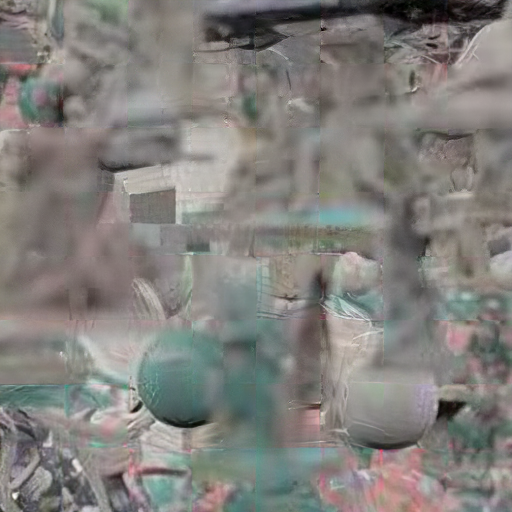
#> input picture cg_results_ESRGAN/converted-100resized_rlt.png, 512 x 512 px, given as the content of the folder /home/lixm/Desktop/ESRGAN/CGgraph/CGHR, which was not available
$ python calculate_PSNR_SSIM.py
#> lines starting #> are read from the running program, lines starting #| are printed output that depends on the picture; long printed decimals are rounded; pictures that were not available may be replaced by others from this repository, and a replacement may not be noted
'''
calculate the PSNR and SSIM.
same as MATLAB's results
'''
import os
import math
import numpy as np
import cv2
import glob


def main():
    # Configurations

    # GT - Ground-truth;
    # Gen: Generated / Restored / Recovered images
    #CG graph path
    folder_GT = '/home/lixm/Desktop/ESRGAN/CGgraph/CGHR'
    #ESRGAN results path
    folder_Gen = '/home/lixm/Desktop/ESRGAN/CGgraph/cg_results_ESRGAN'
    #SRGAN results path
    #folder_Gen = '/home/lixm/Desktop/ESRGAN/CGgraph/cg_results_PSNR'

    #2K resolution images graph path
    #folder_GT = '/home/lixm/Desktop/ESRGAN/2KRes/HR'
    #ESRGAN results path
    #folder_Gen = '/home/lixm/Desktop/ESRGAN/2KRes/2K_results_ESRGAN'
    #SRGAN results path
    #folder_Gen = 'home/lixm/Desktop/ESRGAN/2KRes/2K_results_PSNR'


    crop_border = 4
    suffix = ''  # suffix for Gen images
    test_Y = False  # True: test Y channel only; False: test RGB channels

    PSNR_all = []
    SSIM_all = []
    img_list = sorted(glob.glob(folder_GT + '/*'))

    if test_Y:
        print('Testing Y channel.')
    else:
        print('Testing RGB channels.')

    for i, img_path in enumerate(img_list):
        base_name = os.path.splitext(os.path.basename(img_path))[0]
        im_GT = cv2.imread(img_path) / 255.
        im_Gen = cv2.imread(os.path.join(folder_Gen, base_name + suffix + '.png')) / 255.

        if test_Y and im_GT.shape[2] == 3:  # evaluate on Y channel in YCbCr color space
            im_GT_in = bgr2ycbcr(im_GT)
            im_Gen_in = bgr2ycbcr(im_Gen)
        else:
            im_GT_in = im_GT
            im_Gen_in = im_Gen

        # crop borders
        if im_GT_in.ndim == 3:
            cropped_GT = im_GT_in[crop_border:-crop_border, crop_border:-crop_border, :]
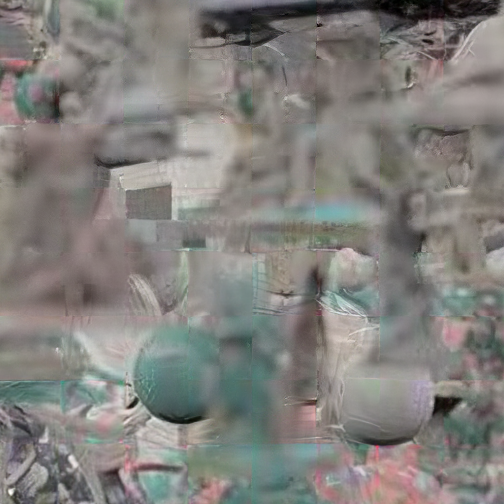
#> cropped_GT: shape (504, 504, 3) float64; mean B, G, R 0.488, 0.503, 0.511
            cropped_Gen = im_Gen_in[crop_border:-crop_border, crop_border:-crop_border, :]
        elif im_GT_in.ndim == 2:
            cropped_GT = im_GT_in[crop_border:-crop_border, crop_border:-crop_border]
            cropped_Gen = im_Gen_in[crop_border:-crop_border, crop_border:-crop_border]
        else:
            raise ValueError('Wrong image dimension: {}. Should be 2 or 3.'.format(im_GT_in.ndim))

        # calculate PSNR and SSIM
        PSNR = calculate_psnr(cropped_GT * 255, cropped_Gen * 255)

        SSIM = calculate_ssim(cropped_GT * 255, cropped_Gen * 255)
        print('{:3d} - {:25}. \tPSNR: {:.6f} dB, \tSSIM: {:.6f}'.format(
            i + 1, base_name, PSNR, SSIM))
        PSNR_all.append(PSNR)
        SSIM_all.append(SSIM)
    print('Average: PSNR: {:.6f} dB, SSIM: {:.6f}'.format(
        sum(PSNR_all) / len(PSNR_all),
        sum(SSIM_all) / len(SSIM_all)))


def calculate_psnr(img1, img2):
    # img1 and img2 have range [0, 255]
    img1 = img1.astype(np.float64)
    img2 = img2.astype(np.float64)
    mse = np.mean((img1 - img2)**2)
#> mse = 0
#> in main, `PSNR = calculate_psnr(cropped_GT * 255, cropped_Gen * 255)`: PSNR = inf
    if mse == 0:
        return float('inf')
    return 20 * math.log10(255.0 / math.sqrt(mse))


def ssim(img1, img2):
    C1 = (0.01 * 255)**2
    C2 = (0.03 * 255)**2

    img1 = img1.astype(np.float64)
    img2 = img2.astype(np.float64)
    kernel = cv2.getGaussianKernel(11, 1.5)
    window = np.outer(kernel, kernel.transpose())

    mu1 = cv2.filter2D(img1, -1, window)[5:-5, 5:-5]  # valid
    mu2 = cv2.filter2D(img2, -1, window)[5:-5, 5:-5]
    mu1_sq = mu1**2
    mu2_sq = mu2**2
    mu1_mu2 = mu1 * mu2
    sigma1_sq = cv2.filter2D(img1**2, -1, window)[5:-5, 5:-5] - mu1_sq
    sigma2_sq = cv2.filter2D(img2**2, -1, window)[5:-5, 5:-5] - mu2_sq
    sigma12 = cv2.filter2D(img1 * img2, -1, window)[5:-5, 5:-5] - mu1_mu2

    ssim_map = ((2 * mu1_mu2 + C1) * (2 * sigma12 + C2)) / ((mu1_sq + mu2_sq + C1) *
                                                            (sigma1_sq + sigma2_sq + C2))
    return ssim_map.mean()


def calculate_ssim(img1, img2):
    '''calculate SSIM
    the same outputs as MATLAB's
    img1, img2: [0, 255]
    '''
    if not img1.shape == img2.shape:
        raise ValueError('Input images must have the same dimensions.')
    if img1.ndim == 2:
        return ssim(img1, img2)
    elif img1.ndim == 3:
        if img1.shape[2] == 3:
            ssims = []
            for i in range(3):
                ssims.append(ssim(img1, img2))
#> this loop made 3 passes
#> pass 1, in ssim, `mu1 = cv2.filter2D(img1, -1, window)[5:-5, 5:-5]`:
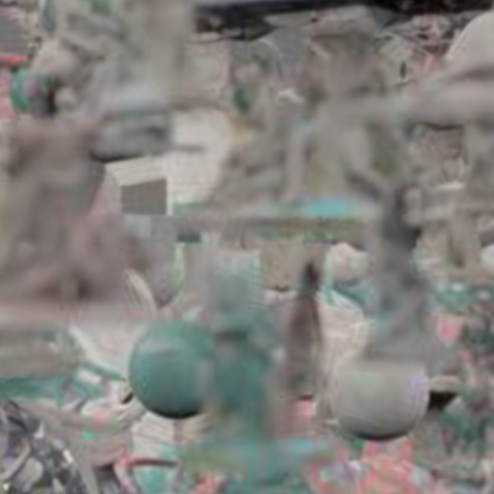
#> mu1: shape (494, 494, 3) float64; mean of channels 0, 1, 2 124.9, 128.6, 130.6; drawn as B, G, R
#> pass 1, in ssim, `mu1_sq = mu1**2`:
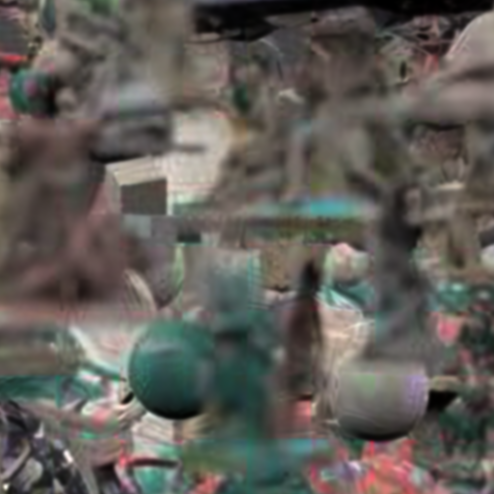
#> mu1_sq: shape (494, 494, 3) float64; mean of channels 0, 1, 2 16309.1, 17270, 17907; drawn with min black and max white
#> pass 1, in ssim, `sigma1_sq = cv2.filter2D(img1**2, -1, window)[5:-5, 5:-5] - mu1_sq`:
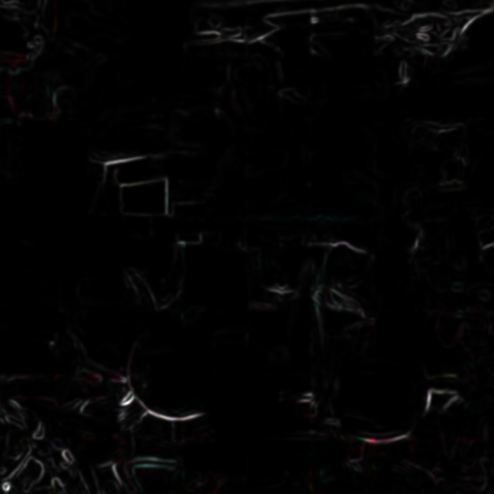
#> sigma1_sq: shape (494, 494, 3) float64; mean of channels 0, 1, 2 77.2, 76, 81.1; drawn with min black and max white
#> after the loop, ssims = [1, 1, 1]
            return np.array(ssims).mean()
        elif img1.shape[2] == 1:
            return ssim(np.squeeze(img1), np.squeeze(img2))
    else:
        raise ValueError('Wrong input image dimensions.')


def bgr2ycbcr(img, only_y=True):
    '''same as matlab rgb2ycbcr
    only_y: only return Y channel
    Input:
        uint8, [0, 255]
        float, [0, 1]
    '''
    in_img_type = img.dtype
    img.astype(np.float32)
    if in_img_type != np.uint8:
        img *= 255.
    # convert
    if only_y:
        rlt = np.dot(img, [24.966, 128.553, 65.481]) / 255.0 + 16.0
    else:
        rlt = np.matmul(img, [[24.966, 112.0, -18.214], [128.553, -74.203, -93.786],
                              [65.481, -37.797, 112.0]]) / 255.0 + [16, 128, 128]
    if in_img_type == np.uint8:
        rlt = rlt.round()
    else:
        rlt /= 255.
    return rlt.astype(in_img_type)


if __name__ == '__main__':
    main()
#> in main, `SSIM = calculate_ssim(cropped_GT * 255, cropped_Gen * 255)`: SSIM = 1
#|   1 - converted-100resized_rlt . 	PSNR: inf dB, 	SSIM: 1.000
#| Average: PSNR: inf dB, SSIM: 1.000

$ run again, on cg_results_ESRGAN/converted-107resized_rlt.png
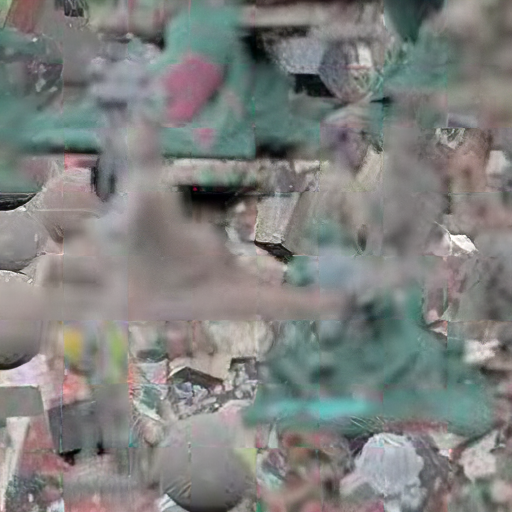
#> input picture cg_results_ESRGAN/converted-107resized_rlt.png, 512 x 512 px, given as the content of the folder /home/lixm/Desktop/ESRGAN/CGgraph/CGHR, which was not available
#> in main, `cropped_GT = im_GT_in[crop_border:-crop_border, crop_border:-crop_bord..`:
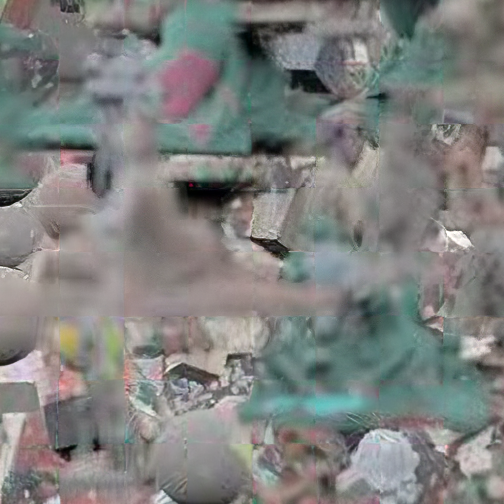
#> cropped_GT: shape (504, 504, 3) float64; mean B, G, R 0.499, 0.507, 0.501
#> mse = 0
#> PSNR = inf
#> the loop in calculate_ssim, `for i in range(3):` made 3 passes
#> pass 1, in ssim, `sigma1_sq = cv2.filter2D(img1**2, -1, window)[5:-5, 5:-5] - mu1_sq`:
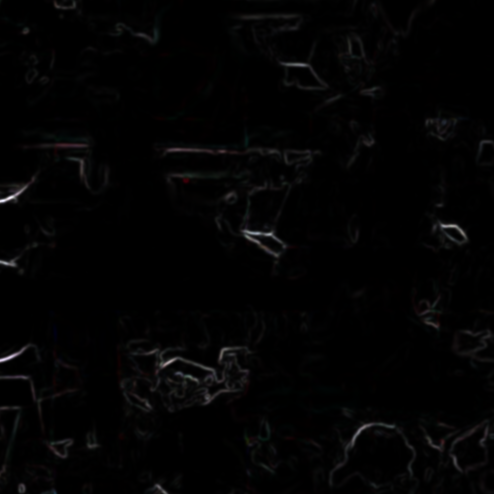
#> sigma1_sq: shape (494, 494, 3) float64; mean of channels 0, 1, 2 101.4, 99.4, 104; drawn with min black and max white
#> after the loop in calculate_ssim, `for i in range(3):`: ssims = [1, 1, 1]
#> SSIM = 1
#|   1 - converted-107resized_rlt . 	PSNR: inf dB, 	SSIM: 1.000
#| Average: PSNR: inf dB, SSIM: 1.000

$ run again, on cg_results_ESRGAN/converted-108resized_rlt.png
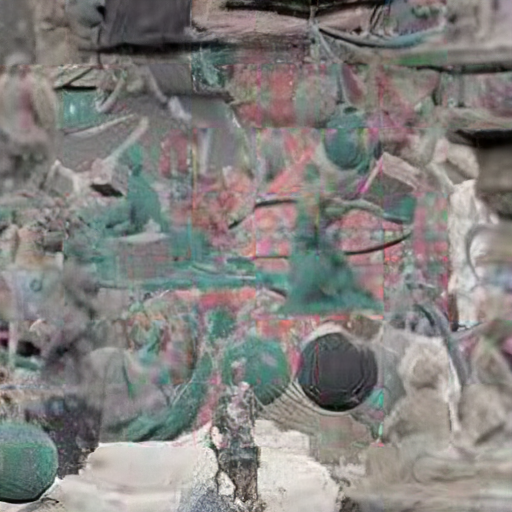
#> input picture cg_results_ESRGAN/converted-108resized_rlt.png, 512 x 512 px, given as the content of the folder /home/lixm/Desktop/ESRGAN/CGgraph/CGHR, which was not available
#> in main, `cropped_GT = im_GT_in[crop_border:-crop_border, crop_border:-crop_bord..`:
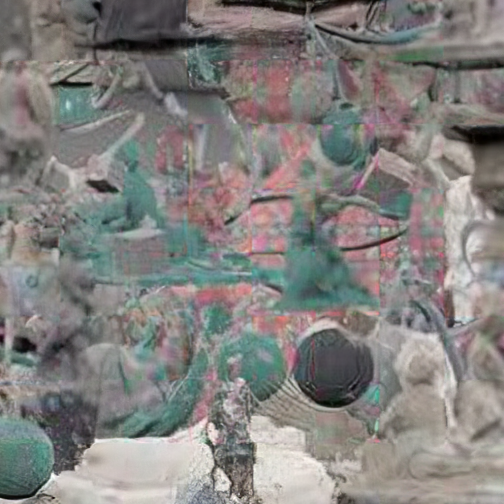
#> cropped_GT: shape (504, 504, 3) float64; mean B, G, R 0.497, 0.506, 0.515
#> mse = 0
#> PSNR = inf
#> the loop in calculate_ssim, `for i in range(3):` made 3 passes
#> pass 1, in ssim, `sigma1_sq = cv2.filter2D(img1**2, -1, window)[5:-5, 5:-5] - mu1_sq`:
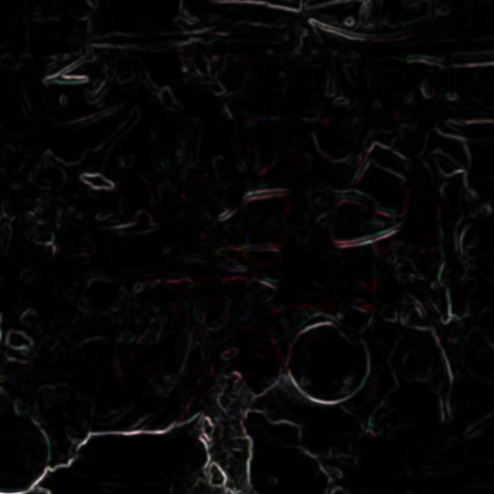
#> sigma1_sq: shape (494, 494, 3) float64; mean of channels 0, 1, 2 155.4, 152.7, 169.3; drawn with min black and max white
#> after the loop in calculate_ssim, `for i in range(3):`: ssims = [1, 1, 1]
#> SSIM = 1
#|   1 - converted-108resized_rlt . 	PSNR: inf dB, 	SSIM: 1.000
#| Average: PSNR: inf dB, SSIM: 1.000
